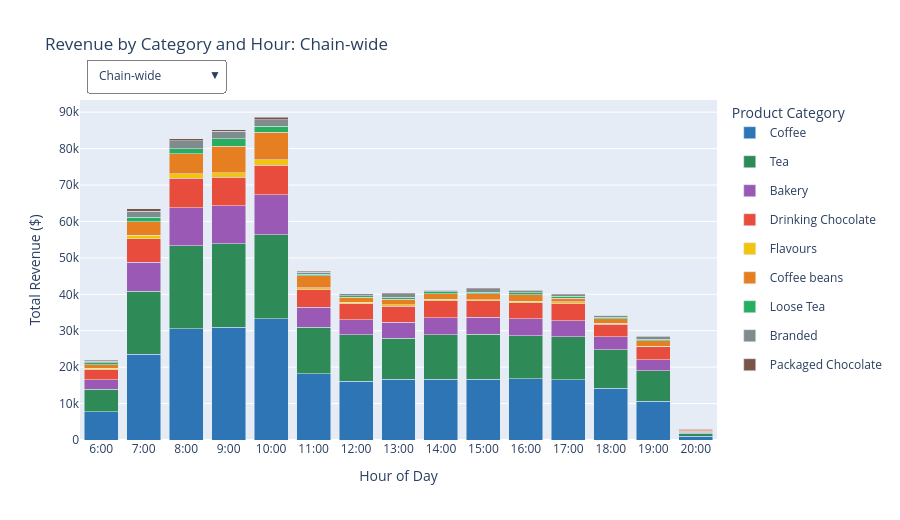

Notebook code cell kept with this figure:
### Markdown cell above
### Q4 Visualization 4: Interactive Revenue Drill-Down by Store, Category, and Hour

The three static charts above established the patterns: morning dominance, different operating hours by store, and category-level timing differences. This interactive chart lets you explore the exact numbers behind those patterns. Use the dropdown to switch between stores and see how the revenue distribution by category and hour shifts across locations.

### Code cell
import plotly.graph_objects as go
from plotly.subplots import make_subplots

# Build aggregations
# Chain-wide: revenue by hour
chain_hour = df.groupby('Hour')['Total_Bill'].sum().reset_index()
chain_hour.columns = ['Hour', 'Revenue']

# Per store: revenue by hour
store_hour = df.groupby(['store_location', 'Hour'])['Total_Bill'].sum().reset_index()

# Per store per category: revenue by hour
store_cat_hour = df.groupby(['store_location', 'product_category', 'Hour'])['Total_Bill'].sum().reset_index()

stores = ['Chain-wide', 'Astoria', "Hell's Kitchen", 'Lower Manhattan']
categories = df['product_category'].value_counts().index.tolist()

colors = {
    'Coffee': '#2e75b6',
    'Tea': '#2e8b57',
    'Bakery': '#9b59b6',
    'Drinking Chocolate': '#e74c3c',
    'Coffee beans': '#e67e22',
    'Flavours': '#f1c40f',
    'Loose Tea': '#27ae60',
    'Branded': '#7f8c8d',
    'Packaged Chocolate': '#795548'
}

hours = list(range(6, 21))

fig = go.Figure()

# Build one set of traces per store selection
# We will use updatemenus to toggle visibility

all_traces = []
trace_map = {}  # store_label -> list of trace indices

for store_label in stores:
    trace_map[store_label] = []

    for cat in categories:
        if store_label == 'Chain-wide':
            data = store_cat_hour[store_cat_hour['product_category'] == cat]
            rev_by_hour = data.groupby('Hour')['Total_Bill'].sum().reindex(hours, fill_value=0)
        else:
            data = store_cat_hour[
                (store_cat_hour['store_location'] == store_label) &
                (store_cat_hour['product_category'] == cat)
            ]
            rev_by_hour = data.set_index('Hour')['Total_Bill'].reindex(hours, fill_value=0)

        trace = go.Bar(
            x=hours,
            y=rev_by_hour.values,
            name=cat,
            marker_color=colors.get(cat, 'steelblue'),
            visible=(store_label == 'Chain-wide'),
            legendgroup=cat,
            showlegend=(store_label == 'Chain-wide'),
            hovertemplate=f'<b>{cat}</b><br>Hour: %{{x}}:00<br>Revenue: $%{{y:,.0f}}<extra></extra>'
        )
        fig.add_trace(trace)
        trace_map[store_label].append(len(fig.data) - 1)

# Total visible traces
n_traces = len(fig.data)
n_cats = len(categories)

# Dropdown buttons
buttons = []
for store_label in stores:
    visible = [False] * n_traces
    for idx in trace_map[store_label]:
        visible[idx] = True

    # Rebuild showlegend so legend only shows once
    showlegend_list = []
    for i in range(n_traces):
        showlegend_list.append(i in trace_map[store_label])

    buttons.append(dict(
        label=store_label,
        method='update',
        args=[
            {
                'visible': visible,
                'showlegend': showlegend_list
            },
            {
                'title': f'Revenue by Category and Hour: {store_label}'
            }
        ]
    ))

fig.update_layout(
    title='Revenue by Category and Hour: Chain-wide',
    xaxis=dict(
        title='Hour of Day',
        tickmode='array',
        tickvals=hours,
        ticktext=[f'{h}:00' for h in hours]
    ),
    yaxis=dict(title='Total Revenue ($)'),
    barmode='stack',
    updatemenus=[dict(
        active=0,
        buttons=buttons,
        direction='down',
        x=0.01,
        xanchor='left',
        y=1.12,
        yanchor='top',
        bgcolor='white',
        bordercolor='gray',
        font=dict(size=12)
    )],
    legend=dict(title='Product Category', orientation='v'),
    height=520,
    margin=dict(t=100)
)

fig.show()

### Figure 1 — Plotly figure (JSON) as saved in the notebook; plotly's stock layout.template omitted (floating-point values rounded to 4 significant figures)
{"data": [{"hovertemplate": "<b>Coffee</b><br>Hour: %{x}:00<br>Revenue: $%{y:,.0f}<extra></extra>", "legendgroup": "Coffee", "marker": {"color": "#2e75b6"}, "name": "Coffee", "showlegend": true, "type": "bar", "visible": true, "x": [6, 7, 8, 9, 10, 11, 12, 13, 14, 15, 16, 17, 18, 19, 20], "y": [7812.0, 23580.0, 30580.0, 31010.0, 33300.0, 18190.0, 16160.0, 16620.0, 16730.0, 16740.0, 16860.0, 16530.0, 14240.0, 10630.0, 973.9]}, {"hovertemplate": "<b>Tea</b><br>Hour: %{x}:00<br>Revenue: $%{y:,.0f}<extra></extra>", "legendgroup": "Tea", "marker": {"color": "#2e8b57"}, "name": "Tea", "showlegend": true, "type": "bar", "visible": true, "x": [6, 7, 8, 9, 10, 11, 12, 13, 14, 15, 16, 17, 18, 19, 20], "y": [6056.0, 17240.0, 22760.0, 22820.0, 23030.0, 12700.0, 12670.0, 11320.0, 12130.0, 12290.0, 11800.0, 11810.0, 10520.0, 8435.0, 823.4]}, {"hovertemplate": "<b>Bakery</b><br>Hour: %{x}:00<br>Revenue: $%{y:,.0f}<extra></extra>", "legendgroup": "Bakery", "marker": {"color": "#9b59b6"}, "name": "Bakery", "showlegend": true, "type": "bar", "visible": true, "x": [6, 7, 8, 9, 10, 11, 12, 13, 14, 15, 16, 17, 18, 19, 20], "y": [2678.0, 7948.0, 10420.0, 10520.0, 10980.0, 5612.0, 4180.0, 4421.0, 4740.0, 4740.0, 4661.0, 4445.0, 3651.0, 2998.0, 315.9]}, {"hovertemplate": "<b>Drinking Chocolate</b><br>Hour: %{x}:00<br>Revenue: $%{y:,.0f}<extra></extra>", "legendgroup": "Drinking Chocolate", "marker": {"color": "#e74c3c"}, "name": "Drinking Chocolate", "showlegend": true, "type": "bar", "visible": true, "x": [6, 7, 8, 9, 10, 11, 12, 13, 14, 15, 16, 17, 18, 19, 20], "y": [2770.0, 6507.0, 8166.0, 7788.0, 8070.0, 4854.0, 4416.0, 4415.0, 4638.0, 4456.0, 4395.0, 4776.0, 3319.0, 3507.0, 339.0]}, {"hovertemplate": "<b>Flavours</b><br>Hour: %{x}:00<br>Revenue: $%{y:,.0f}<extra></extra>", "legendgroup": "Flavours", "marker": {"color": "#f1c40f"}, "name": "Flavours", "showlegend": true, "type": "bar", "visible": true, "x": [6, 7, 8, 9, 10, 11, 12, 13, 14, 15, 16, 17, 18, 19, 20], "y": [430.4, 985.6, 1225.0, 1176.0, 1533.0, 427.2, 333.6, 339.2, 356.8, 312.0, 394.4, 351.2, 277.6, 204.8, 62.4]}, {"hovertemplate": "<b>Coffee beans</b><br>Hour: %{x}:00<br>Revenue: $%{y:,.0f}<extra></extra>", "legendgroup": "Coffee beans", "marker": {"color": "#e67e22"}, "name": "Coffee beans", "showlegend": true, "type": "bar", "visible": true, "x": [6, 7, 8, 9, 10, 11, 12, 13, 14, 15, 16, 17, 18, 19, 20], "y": [874.5, 3602.0, 5445.0, 7353.0, 7609.0, 3295.0, 1384.0, 1567.0, 1574.0, 1573.0, 1783.0, 1019.0, 1310.0, 1427.0, 270.0]}, {"hovertemplate": "<b>Loose Tea</b><br>Hour: %{x}:00<br>Revenue: $%{y:,.0f}<extra></extra>", "legendgroup": "Loose Tea", "marker": {"color": "#27ae60"}, "name": "Loose Tea", "showlegend": true, "type": "bar", "visible": true, "x": [6, 7, 8, 9, 10, 11, 12, 13, 14, 15, 16, 17, 18, 19, 20], "y": [614.4, 1229.0, 1404.0, 2072.0, 1608.0, 457.9, 476.5, 458.5, 471.3, 423.2, 595.3, 496.9, 414.5, 472.4, 19.0]}, {"hovertemplate": "<b>Branded</b><br>Hour: %{x}:00<br>Revenue: $%{y:,.0f}<extra></extra>", "legendgroup": "Branded", "marker": {"color": "#7f8c8d"}, "name": "Branded", "showlegend": true, "type": "bar", "visible": true, "x": [6, 7, 8, 9, 10, 11, 12, 13, 14, 15, 16, 17, 18, 19, 20], "y": [406.0, 1754.0, 2098.0, 2035.0, 1745.0, 532.0, 470.0, 966.0, 428.0, 1001.0, 504.0, 522.0, 468.0, 622.0, 56.0]}, {"hovertemplate": "<b>Packaged Chocolate</b><br>Hour: %{x}:00<br>Revenue: $%{y:,.0f}<extra></extra>", "legendgroup": "Packaged Chocolate", "marker": {"color": "#795548"}, "name": "Packaged Chocolate", "showlegend": true, "type": "bar", "visible": true, "x": [6, 7, 8, 9, 10, 11, 12, 13, 14, 15, 16, 17, 18, 19, 20], "y": [258.5, 680.2, 605.8, 383.8, 799.8, 248.9, 101.6, 260.1, 238.9, 200.4, 127.2, 191.6, 83.86, 150.9, 76.12]}, {"hovertemplate": "<b>Coffee</b><br>Hour: %{x}:00<br>Revenue: $%{y:,.0f}<extra></extra>", "legendgroup": "Coffee", "marker": {"color": "#2e75b6"}, "name": "Coffee", "showlegend": false, "type": "bar", "visible": false, "x": [6, 7, 8, 9, 10, 11, 12, 13, 14, 15, 16, 17, 18, 19, 20], "y": [0.0, 7422.0, 8371.0, 8498.0, 9058.0, 6658.0, 6392.0, 6500.0, 5899.0, 5967.0, 6487.0, 6005.0, 6366.0, 6122.0, 0.0]}, {"hovertemplate": "<b>Tea</b><br>Hour: %{x}:00<br>Revenue: $%{y:,.0f}<extra></extra>", "legendgroup": "Tea", "marker": {"color": "#2e8b57"}, "name": "Tea", "showlegend": false, "type": "bar", "visible": false, "x": [6, 7, 8, 9, 10, 11, 12, 13, 14, 15, 16, 17, 18, 19, 20], "y": [0.0, 5427.0, 6161.0, 6270.0, 6629.0, 4549.0, 5141.0, 4726.0, 4671.0, 4956.0, 4743.0, 4705.0, 4738.0, 5123.0, 0.0]}, {"hovertemplate": "<b>Bakery</b><br>Hour: %{x}:00<br>Revenue: $%{y:,.0f}<extra></extra>", "legendgroup": "Bakery", "marker": {"color": "#9b59b6"}, "name": "Bakery", "showlegend": false, "type": "bar", "visible": false, "x": [6, 7, 8, 9, 10, 11, 12, 13, 14, 15, 16, 17, 18, 19, 20], "y": [0.0, 1966.0, 2644.0, 2874.0, 2917.0, 1868.0, 1668.0, 1758.0, 1733.0, 1810.0, 2012.0, 1837.0, 1708.0, 1804.0, 0.0]}, {"hovertemplate": "<b>Drinking Chocolate</b><br>Hour: %{x}:00<br>Revenue: $%{y:,.0f}<extra></extra>", "legendgroup": "Drinking Chocolate", "marker": {"color": "#e74c3c"}, "name": "Drinking Chocolate", "showlegend": false, "type": "bar", "visible": false, "x": [6, 7, 8, 9, 10, 11, 12, 13, 14, 15, 16, 17, 18, 19, 20], "y": [0.0, 1887.0, 2328.0, 2296.0, 2594.0, 1940.0, 1878.0, 1908.0, 1833.0, 1845.0, 1796.0, 2293.0, 1846.0, 1890.0, 0.0]}, {"hovertemplate": "<b>Flavours</b><br>Hour: %{x}:00<br>Revenue: $%{y:,.0f}<extra></extra>", "legendgroup": "Flavours", "marker": {"color": "#f1c40f"}, "name": "Flavours", "showlegend": false, "type": "bar", "visible": false, "x": [6, 7, 8, 9, 10, 11, 12, 13, 14, 15, 16, 17, 18, 19, 20], "y": [0.0, 292.8, 237.6, 336.8, 372.0, 40.8, 40.0, 68.8, 68.8, 49.6, 70.4, 60.0, 65.6, 61.6, 0.0]}, {"hovertemplate": "<b>Coffee beans</b><br>Hour: %{x}:00<br>Revenue: $%{y:,.0f}<extra></extra>", "legendgroup": "Coffee beans", "marker": {"color": "#e67e22"}, "name": "Coffee beans", "showlegend": false, "type": "bar", "visible": false, "x": [6, 7, 8, 9, 10, 11, 12, 13, 14, 15, 16, 17, 18, 19, 20], "y": [0.0, 864.2, 1943.0, 1191.0, 1660.0, 45.0, 288.5, 437.1, 495.5, 371.2, 587.3, 468.0, 775.8, 1093.0, 0.0]}, {"hovertemplate": "<b>Loose Tea</b><br>Hour: %{x}:00<br>Revenue: $%{y:,.0f}<extra></extra>", "legendgroup": "Loose Tea", "marker": {"color": "#27ae60"}, "name": "Loose Tea", "showlegend": false, "type": "bar", "visible": false, "x": [6, 7, 8, 9, 10, 11, 12, 13, 14, 15, 16, 17, 18, 19, 20], "y": [0.0, 445.7, 397.5, 595.0, 366.2, 64.85, 123.4, 179.6, 198.8, 28.5, 189.6, 99.95, 250.3, 254.3, 0.0]}, {"hovertemplate": "<b>Branded</b><br>Hour: %{x}:00<br>Revenue: $%{y:,.0f}<extra></extra>", "legendgroup": "Branded", "marker": {"color": "#7f8c8d"}, "name": "Branded", "showlegend": false, "type": "bar", "visible": false, "x": [6, 7, 8, 9, 10, 11, 12, 13, 14, 15, 16, 17, 18, 19, 20], "y": [0.0, 538.0, 466.0, 1069.0, 677.0, 252.0, 150.0, 294.0, 204.0, 595.0, 210.0, 310.0, 202.0, 490.0, 0.0]}, {"hovertemplate": "<b>Packaged Chocolate</b><br>Hour: %{x}:00<br>Revenue: $%{y:,.0f}<extra></extra>", "legendgroup": "Packaged Chocolate", "marker": {"color": "#795548"}, "name": "Packaged Chocolate", "showlegend": false, "type": "bar", "visible": false, "x": [6, 7, 8, 9, 10, 11, 12, 13, 14, 15, 16, 17, 18, 19, 20], "y": [0.0, 186.5, 257.7, 53.32, 152.1, 79.98, 0.0, 76.12, 72.52, 30.4, 15.2, 60.8, 0.0, 105.0, 0.0]}, {"hovertemplate": "<b>Coffee</b><br>Hour: %{x}:00<br>Revenue: $%{y:,.0f}<extra></extra>", "legendgroup": "Coffee", "marker": {"color": "#2e75b6"}, "name": "Coffee", "showlegend": false, "type": "bar", "visible": false, "x": [6, 7, 8, 9, 10, 11, 12, 13, 14, 15, 16, 17, 18, 19, 20], "y": [2715.0, 5505.0, 11660.0, 11510.0, 12680.0, 6562.0, 4671.0, 5268.0, 5456.0, 4744.0, 4861.0, 5342.0, 5074.0, 4308.0, 866.6]}, {"hovertemplate": "<b>Tea</b><br>Hour: %{x}:00<br>Revenue: $%{y:,.0f}<extra></extra>", "legendgroup": "Tea", "marker": {"color": "#2e8b57"}, "name": "Tea", "showlegend": false, "type": "bar", "visible": false, "x": [6, 7, 8, 9, 10, 11, 12, 13, 14, 15, 16, 17, 18, 19, 20], "y": [2179.0, 3966.0, 8623.0, 8426.0, 8321.0, 4317.0, 3461.0, 3458.0, 3526.0, 3211.0, 3445.0, 3913.0, 4044.0, 3143.0, 667.7]}, {"hovertemplate": "<b>Bakery</b><br>Hour: %{x}:00<br>Revenue: $%{y:,.0f}<extra></extra>", "legendgroup": "Bakery", "marker": {"color": "#9b59b6"}, "name": "Bakery", "showlegend": false, "type": "bar", "visible": false, "x": [6, 7, 8, 9, 10, 11, 12, 13, 14, 15, 16, 17, 18, 19, 20], "y": [1143.0, 2383.0, 4181.0, 4173.0, 4054.0, 2082.0, 854.3, 1205.0, 1151.0, 1164.0, 1277.0, 1213.0, 1067.0, 1151.0, 289.0]}, {"hovertemplate": "<b>Drinking Chocolate</b><br>Hour: %{x}:00<br>Revenue: $%{y:,.0f}<extra></extra>", "legendgroup": "Drinking Chocolate", "marker": {"color": "#e74c3c"}, "name": "Drinking Chocolate", "showlegend": false, "type": "bar", "visible": false, "x": [6, 7, 8, 9, 10, 11, 12, 13, 14, 15, 16, 17, 18, 19, 20], "y": [790.5, 1732.0, 3151.0, 2691.0, 2650.0, 1763.0, 1457.0, 1250.0, 1343.0, 1202.0, 1342.0, 1406.0, 959.5, 1520.0, 329.5]}, {"hovertemplate": "<b>Flavours</b><br>Hour: %{x}:00<br>Revenue: $%{y:,.0f}<extra></extra>", "legendgroup": "Flavours", "marker": {"color": "#f1c40f"}, "name": "Flavours", "showlegend": false, "type": "bar", "visible": false, "x": [6, 7, 8, 9, 10, 11, 12, 13, 14, 15, 16, 17, 18, 19, 20], "y": [93.6, 221.6, 460.0, 383.2, 570.4, 194.4, 93.6, 106.4, 144.0, 93.6, 117.6, 112.0, 100.0, 124.0, 62.4]}, {"hovertemplate": "<b>Coffee beans</b><br>Hour: %{x}:00<br>Revenue: $%{y:,.0f}<extra></extra>", "legendgroup": "Coffee beans", "marker": {"color": "#e67e22"}, "name": "Coffee beans", "showlegend": false, "type": "bar", "visible": false, "x": [6, 7, 8, 9, 10, 11, 12, 13, 14, 15, 16, 17, 18, 19, 20], "y": [384.9, 1171.0, 1983.0, 4393.0, 4114.0, 2546.0, 486.2, 565.0, 425.9, 524.0, 651.9, 453.5, 456.6, 210.0, 270.0]}, {"hovertemplate": "<b>Loose Tea</b><br>Hour: %{x}:00<br>Revenue: $%{y:,.0f}<extra></extra>", "legendgroup": "Loose Tea", "marker": {"color": "#27ae60"}, "name": "Loose Tea", "showlegend": false, "type": "bar", "visible": false, "x": [6, 7, 8, 9, 10, 11, 12, 13, 14, 15, 16, 17, 18, 19, 20], "y": [129.2, 342.4, 700.8, 1084.0, 610.8, 243.7, 235.8, 72.7, 107.4, 285.4, 125.3, 207.8, 116.6, 180.0, 19.0]}, {"hovertemplate": "<b>Branded</b><br>Hour: %{x}:00<br>Revenue: $%{y:,.0f}<extra></extra>", "legendgroup": "Branded", "marker": {"color": "#7f8c8d"}, "name": "Branded", "showlegend": false, "type": "bar", "visible": false, "x": [6, 7, 8, 9, 10, 11, 12, 13, 14, 15, 16, 17, 18, 19, 20], "y": [42.0, 474.0, 588.0, 14.0, 270.0, 76.0, 36.0, 56.0, 72.0, 42.0, 90.0, 42.0, 0.0, 84.0, 56.0]}, {"hovertemplate": "<b>Packaged Chocolate</b><br>Hour: %{x}:00<br>Revenue: $%{y:,.0f}<extra></extra>", "legendgroup": "Packaged Chocolate", "marker": {"color": "#795548"}, "name": "Packaged Chocolate", "showlegend": false, "type": "bar", "visible": false, "x": [6, 7, 8, 9, 10, 11, 12, 13, 14, 15, 16, 17, 18, 19, 20], "y": [53.32, 166.4, 195.8, 204.0, 334.1, 142.2, 48.4, 87.6, 73.05, 45.6, 79.98, 100.4, 45.86, 45.86, 76.12]}, {"hovertemplate": "<b>Coffee</b><br>Hour: %{x}:00<br>Revenue: $%{y:,.0f}<extra></extra>", "legendgroup": "Coffee", "marker": {"color": "#2e75b6"}, "name": "Coffee", "showlegend": false, "type": "bar", "visible": false, "x": [6, 7, 8, 9, 10, 11, 12, 13, 14, 15, 16, 17, 18, 19, 20], "y": [5097.0, 10650.0, 10550.0, 11010.0, 11560.0, 4967.0, 5100.0, 4853.0, 5370.0, 6026.0, 5513.0, 5181.0, 2802.0, 200.2, 107.2]}, {"hovertemplate": "<b>Tea</b><br>Hour: %{x}:00<br>Revenue: $%{y:,.0f}<extra></extra>", "legendgroup": "Tea", "marker": {"color": "#2e8b57"}, "name": "Tea", "showlegend": false, "type": "bar", "visible": false, "x": [6, 7, 8, 9, 10, 11, 12, 13, 14, 15, 16, 17, 18, 19, 20], "y": [3877.0, 7848.0, 7975.0, 8127.0, 8078.0, 3838.0, 4065.0, 3135.0, 3936.0, 4124.0, 3613.0, 3187.0, 1739.0, 168.0, 155.7]}, {"hovertemplate": "<b>Bakery</b><br>Hour: %{x}:00<br>Revenue: $%{y:,.0f}<extra></extra>", "legendgroup": "Bakery", "marker": {"color": "#9b59b6"}, "name": "Bakery", "showlegend": false, "type": "bar", "visible": false, "x": [6, 7, 8, 9, 10, 11, 12, 13, 14, 15, 16, 17, 18, 19, 20], "y": [1535.0, 3599.0, 3592.0, 3476.0, 4012.0, 1662.0, 1658.0, 1458.0, 1857.0, 1767.0, 1373.0, 1395.0, 876.7, 42.42, 26.87]}, {"hovertemplate": "<b>Drinking Chocolate</b><br>Hour: %{x}:00<br>Revenue: $%{y:,.0f}<extra></extra>", "legendgroup": "Drinking Chocolate", "marker": {"color": "#e74c3c"}, "name": "Drinking Chocolate", "showlegend": false, "type": "bar", "visible": false, "x": [6, 7, 8, 9, 10, 11, 12, 13, 14, 15, 16, 17, 18, 19, 20], "y": [1980.0, 2888.0, 2687.0, 2800.0, 2827.0, 1150.0, 1082.0, 1257.0, 1462.0, 1409.0, 1256.0, 1076.0, 513.5, 96.5, 9.5]}, {"hovertemplate": "<b>Flavours</b><br>Hour: %{x}:00<br>Revenue: $%{y:,.0f}<extra></extra>", "legendgroup": "Flavours", "marker": {"color": "#f1c40f"}, "name": "Flavours", "showlegend": false, "type": "bar", "visible": false, "x": [6, 7, 8, 9, 10, 11, 12, 13, 14, 15, 16, 17, 18, 19, 20], "y": [336.8, 471.2, 527.2, 456.0, 590.4, 192.0, 200.0, 164.0, 144.0, 168.8, 206.4, 179.2, 112.0, 19.2, 0.0]}, {"hovertemplate": "<b>Coffee beans</b><br>Hour: %{x}:00<br>Revenue: $%{y:,.0f}<extra></extra>", "legendgroup": "Coffee beans", "marker": {"color": "#e67e22"}, "name": "Coffee beans", "showlegend": false, "type": "bar", "visible": false, "x": [6, 7, 8, 9, 10, 11, 12, 13, 14, 15, 16, 17, 18, 19, 20], "y": [489.5, 1567.0, 1519.0, 1770.0, 1834.0, 704.5, 609.4, 564.5, 652.5, 678.0, 543.5, 97.25, 77.75, 124.3, 0.0]}, {"hovertemplate": "<b>Loose Tea</b><br>Hour: %{x}:00<br>Revenue: $%{y:,.0f}<extra></extra>", "legendgroup": "Loose Tea", "marker": {"color": "#27ae60"}, "name": "Loose Tea", "showlegend": false, "type": "bar", "visible": false, "x": [6, 7, 8, 9, 10, 11, 12, 13, 14, 15, 16, 17, 18, 19, 20], "y": [485.3, 440.9, 305.5, 392.8, 631.4, 149.4, 117.2, 206.2, 165.0, 109.3, 280.4, 189.1, 47.5, 38.0, 0.0]}, {"hovertemplate": "<b>Branded</b><br>Hour: %{x}:00<br>Revenue: $%{y:,.0f}<extra></extra>", "legendgroup": "Branded", "marker": {"color": "#7f8c8d"}, "name": "Branded", "showlegend": false, "type": "bar", "visible": false, "x": [6, 7, 8, 9, 10, 11, 12, 13, 14, 15, 16, 17, 18, 19, 20], "y": [364.0, 742.0, 1044.0, 952.0, 798.0, 204.0, 284.0, 616.0, 152.0, 364.0, 204.0, 170.0, 266.0, 48.0, 0.0]}, {"hovertemplate": "<b>Packaged Chocolate</b><br>Hour: %{x}:00<br>Revenue: $%{y:,.0f}<extra></extra>", "legendgroup": "Packaged Chocolate", "marker": {"color": "#795548"}, "name": "Packaged Chocolate", "showlegend": false, "type": "bar", "visible": false, "x": [6, 7, 8, 9, 10, 11, 12, 13, 14, 15, 16, 17, 18, 19, 20], "y": [205.2, 327.3, 152.2, 126.5, 313.6, 26.66, 53.2, 96.4, 93.31, 124.4, 32.0, 30.4, 38.0, 0.0, 0.0]}], "layout": {"barmode": "stack", "height": 520, "legend": {"orientation": "v", "title": {"text": "Product Category"}}, "margin": {"t": 100}, "title": {"text": "Revenue by Category and Hour: Chain-wide"}, "updatemenus": [{"active": 0, "bgcolor": "white", "bordercolor": "gray", "buttons": [{"args": [{"showlegend": [true, true, true, true, true, true, true, true, true, false, false, false, false, false, false, false, false, false, false, false, false, false, false, false, false, false, false, false, false, false, false, false, false, false, false, false], "visible": [true, true, true, true, true, true, true, true, true, false, false, false, false, false, false, false, false, false, false, false, false, false, false, false, false, false, false, false, false, false, false, false, false, false, false, false]}, {"title": "Revenue by Category and Hour: Chain-wide"}], "label": "Chain-wide", "method": "update"}, {"args": [{"showlegend": [false, false, false, false, false, false, false, false, false, true, true, true, true, true, true, true, true, true, false, false, false, false, false, false, false, false, false, false, false, false, false, false, false, false, false, false], "visible": [false, false, false, false, false, false, false, false, false, true, true, true, true, true, true, true, true, true, false, false, false, false, false, false, false, false, false, false, false, false, false, false, false, false, false, false]}, {"title": "Revenue by Category and Hour: Astoria"}], "label": "Astoria", "method": "update"}, {"args": [{"showlegend": [false, false, false, false, false, false, false, false, false, false, false, false, false, false, false, false, false, false, true, true, true, true, true, true, true, true, true, false, false, false, false, false, false, false, false, false], "visible": [false, false, false, false, false, false, false, false, false, false, false, false, false, false, false, false, false, false, true, true, true, true, true, true, true, true, true, false, false, false, false, false, false, false, false, false]}, {"title": "Revenue by Category and Hour: Hell's Kitchen"}], "label": "Hell's Kitchen", "method": "update"}, {"args": [{"showlegend": [false, false, false, false, false, false, false, false, false, false, false, false, false, false, false, false, false, false, false, false, false, false, false, false, false, false, false, true, true, true, true, true, true, true, true, true], "visible": [false, false, false, false, false, false, false, false, false, false, false, false, false, false, false, false, false, false, false, false, false, false, false, false, false, false, false, true, true, true, true, true, true, true, true, true]}, {"title": "Revenue by Category and Hour: Lower Manhattan"}], "label": "Lower Manhattan", "method": "update"}], "direction": "down", "font": {"size": 12}, "x": 0.01, "xanchor": "left", "y": 1.12, "yanchor": "top"}], "xaxis": {"tickmode": "array", "ticktext": ["6:00", "7:00", "8:00", "9:00", "10:00", "11:00", "12:00", "13:00", "14:00", "15:00", "16:00", "17:00", "18:00", "19:00", "20:00"], "tickvals": [6, 7, 8, 9, 10, 11, 12, 13, 14, 15, 16, 17, 18, 19, 20], "title": {"text": "Hour of Day"}}, "yaxis": {"title": {"text": "Total Revenue ($)"}}}}
